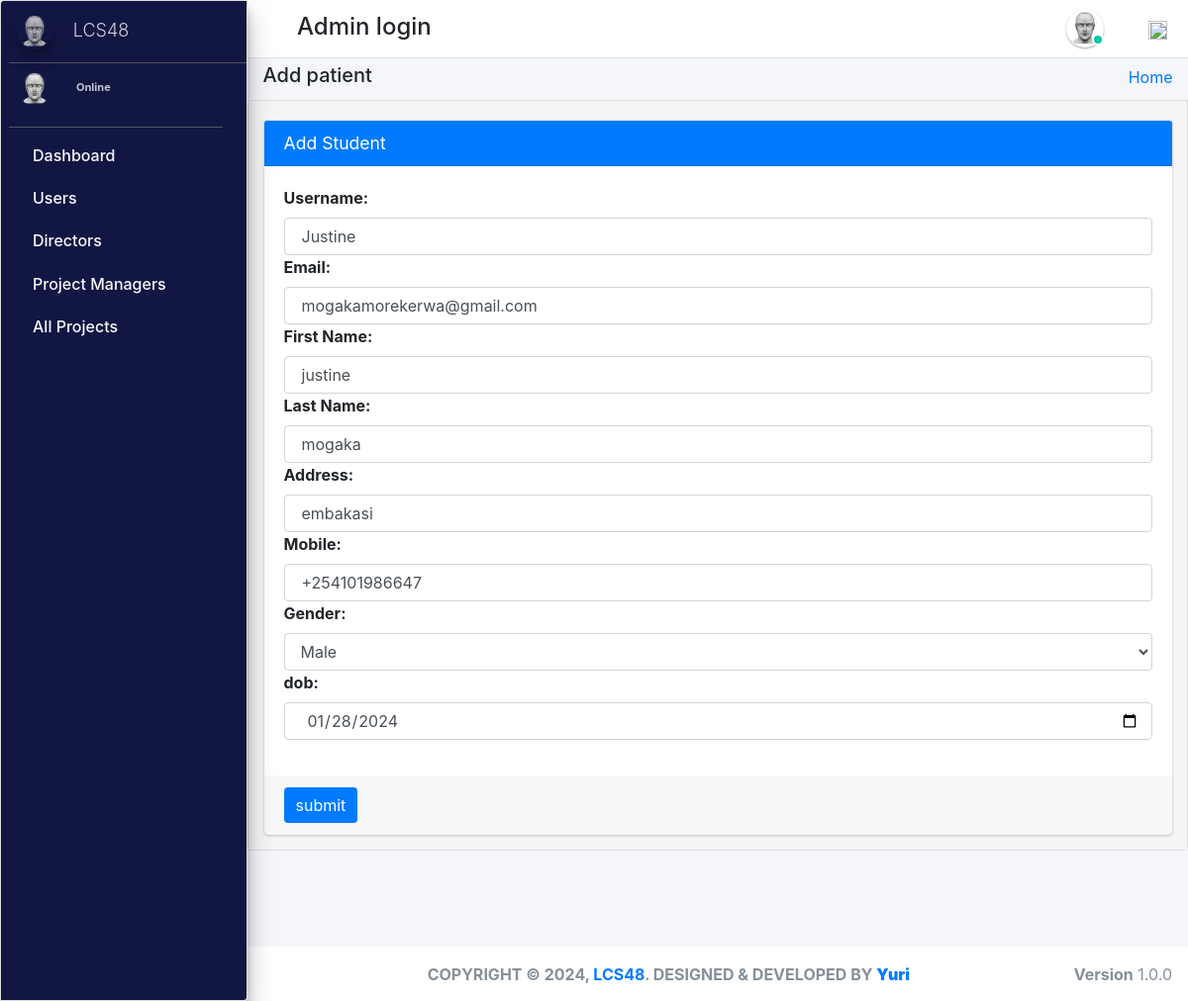
Page /admin_user/edit_patient/2/ (signed in) on the committed database.
### pharmacy/models.py (models this page shows, shortened)
class CustomUser(AbstractUser):
    user_type_data = ((1, "AdminHOD"), (2, "Pharmacist"), (3, "Doctor"), (4, "PharmacyClerk"),(5, "Patients"))
    user_type = models.CharField(default=1, choices=user_type_data, max_length=10)

class AdminHOD(models.Model):
    gender_category=(
        ('Male','Male'),
        ('Female','Female'),
    )
    admin = models.OneToOneField(CustomUser,null=True, on_delete = models.CASCADE)
    emp_no= models.CharField(max_length=100,null=True,blank=True)
    gender=models.CharField(max_length=100,null=True,choices=gender_category)
    mobile=models.CharField(max_length=10,null=True,blank=True)
    address=models.CharField(max_length=300,null=True,blank=True)
    profile_pic=models.ImageField(default="admin.png",null=True,blank=True)
    created_at = models.DateTimeField(auto_now_add=True)
    updated_at = models.DateTimeField(auto_now=True)
    date_employed=models.DateTimeField(auto_now_add=True, auto_now=False)
    objects = models.Manager()

class Patients(models.Model):
    gender_category=(
        ('Male','Male'),
        ('Female','Female'),
    )
    admin = models.OneToOneField(CustomUser,null=True, on_delete = models.CASCADE)
    reg_no=models.CharField(max_length=30,null=True,blank=True,unique=True)
    gender=models.CharField(max_length=7,null=True,blank=True,choices=gender_category)
    first_name=models.CharField(max_length=20,null=True,blank=True)
    last_name=models.CharField(max_length=20,null=True,blank=True)
    dob=models.DateTimeField(auto_now_add= False, auto_now=False,null=True,blank=True)
    phone_number=models.CharField(max_length=10,null=True,blank=True)
    profile_pic=models.ImageField(default="patient.jpg",null=True,blank=True)
    age= models.IntegerField(default='0', blank=True, null=True)
    address=models.CharField(max_length=300,null=True,blank=True)
    date_admitted=models.DateTimeField(auto_now_add=True, auto_now=False)
    last_updated = models.DateTimeField(auto_now_add=False, auto_now=True)

### pharmacy/HODViews.py (the view, shortened to what this page needs)
# urls.py: path('admin_user/edit_patient/<patient_id>/',HODViews.editPatient,name='edit_patient'),
def editPatient(request,patient_id):
    request.session['patient_id'] = patient_id
    patient = Patients.objects.get(admin=patient_id)
    form = EditPatientForm()
    form.fields['email'].initial = patient.admin.email
    form.fields['username'].initial = patient.admin.username
    form.fields['first_name'].initial = patient.first_name
    form.fields['last_name'].initial = patient.last_name
    form.fields['address'].initial = patient.address
    form.fields['gender'].initial = patient.gender
    form.fields['phone_number'].initial = patient.phone_number
    form.fields['dob'].initial = patient.dob
    context = {
        "id": patient_id,
        "form": form,
        "title":"Edit Patient"
    }
    return render(request, "hod_templates/edit_patient.html", context)

### pharmacy/forms.py
class EditPatientForm(forms.Form):
    username = forms.CharField(label="Username", max_length=50, widget=forms.TextInput(attrs={"class":"form-control"}))
    email = forms.EmailField(label="Email", max_length=50, widget=forms.EmailInput(attrs={"class":"form-control"}))
    first_name = forms.CharField(label="First Name", max_length=50, widget=forms.TextInput(attrs={"class":"form-control"}))
    last_name = forms.CharField(label="Last Name", max_length=50, widget=forms.TextInput(attrs={"class":"form-control"}))
    address = forms.CharField(label="Address", max_length=50, widget=forms.TextInput(attrs={"class":"form-control"}))
    phone_number = forms.CharField(label="Mobile", max_length=50, widget=forms.TextInput(attrs={"class":"form-control"}))
    gender_list = (
        ('Male','Male'),
        ('Female','Female')
    )
    gender = forms.ChoiceField(label="Gender", choices=gender_list, widget=forms.Select(attrs={"class":"form-control"}))
    dob= forms.DateField(label="dob", widget=DateInput(attrs={"class":"form-control"}))

### pharmacy/LoginCheckMiddleWare.py (called while the page is built, shortened)
    def process_view(self, request, view_func, view_args, view_kwargs):
        modulename = view_func.__module__
        user = request.user
        if user.is_authenticated:
            if user.user_type == "1":
                if modulename == "pharmacy.HODViews":
                    pass
                elif modulename == "":
                    pass
                elif modulename == "pharmacy.views" or modulename == "django.views.static":
                    pass
                else:
                    pass
            else:
                return redirect("login")
        else:
            if request.path == reverse("login"):
                pass
            else:
                return redirect("login")

### pharmacy/templates/hod_templates/edit_patient.html (shortened to what this page needs)
{% extends 'hod_templates/base_template.html'%} {% load crispy_forms_tags %} {% block page_title %}
<h5>Add patient</h5>
{% endblock page_title %} {% block main_content %}
<section class="content">
    <div class="container-fluid">
        <div class="row">
            <div class="col-md-12">
                <div class="card card-primary">
                    <div class="card-header">
                        <h3 class="card-title">Add Student</h3>
                    </div>
                    <form role="form" method="POST" action="" enctype="multipart/form-data">
                        <div class="card-body">
                            <div class="form-group">
                                {% for field in form %}
                                {{ field.label_tag }} {{ field }} {% endfor %}
                            </div>
                        </div>
                        <div class="card-footer">
                            <button type="submit" class="btn btn-primary">submit</button>
                        </div>
                    </form>
                </div>
            </div>
        </div>
    </div>
</section>
{% endblock main_content %}

### pharmacy/templates/hod_templates/base_template.html (shortened to what this page needs)
{% extends 'base_file.html' %} {% block htm %}
<body class="hold-transition sidebar-mini layout-fixed">
    <div class="wrapper">
        <nav class="main-header navbar navbar-expand navbar-white navbar-light">
            <ul class="navbar-nav">
                <li class="nav-item">
                    <a class="nav-link" data-widget="pushmenu" href="#" role="button"></a>
                </li>
            </ul>
            <h4 style="margin-left: 10px; margin-top: 5px;">Admin login </h4>
            <ul class="navbar-nav ml-auto">
                <li class="mx-3">
                    <a href="#" class="sm-submenu-with-image a">
                        <img src="{{request.user.adminhod.profile_pic.url}}" class="img-circle elevation-1" width="38" height="38" alt="">
                        <span class="avatar-status avatar-sm-status avatar-status-success"></span>
                    </a>
                </li>
                <li class="nav-item dropdown ml-3 low">
                    <a href="#" class="btn btn-outlined btn-black text-muted bg-transparent " data-toggle="dropdown" aria-expanded="false" data-wow-delay="0.7s"><img src="https://img.icons8.com/ios/50/000000/settings.png" width="19" height="19">
                    </a>
                </li>
            </ul>
        </nav>
        {% include 'hod_templates/sidebar.html'%}
        <div class="content-wrapper">
            <div class="content-header">
                <div class="container-fluid">
                    <div class="row ">
                        <div class="col-sm-6">
                            <h1 class="m-0 text-dark">
                                {% block page_title %} {% endblock page_title %}
                            </h1>
                        </div>
                        <div class="col-sm-6 ">
                            <ol class="breadcrumb float-sm-right">
                                <li class="breadcrumb-item"><a href="">Home</a></li>
                            </ol>
                        </div>
                    </div>
                </div>
            </div>
            {% block main_content %} {% endblock main_content %}
        </div>
        {% include 'hod_templates/footer.html'%}
    </div>
    {% endblock htm %}

### pharmacy/templates/hod_templates/sidebar.html (shortened to what this page needs)
<aside class="main-sidebar sidebar-dark-primary elevation-4">
    <a href="" class="brand-link ml-2">
        <img src="{{request.user.adminhod.profile_pic.url}}" alt="" width="36" height="36" class=" img-circle elevation-3" style="opacity: .8">
        <span class="brand-text font-weight-light mt-1 ml-3 mmust">LCS48</span>
    </a>
    <div class="sidebar">
        <div class="user-panel mr-3">
            <div class="pull-left image sm-submenu-with-image a ml-2 ">
                <img src="{{request.user.adminhod.profile_pic.url}}" class="img-circle mt-2" width="36" height="36" alt="User Image">
            </div>
            <div class="pull-left info">
                <a href="#"> Online</a>
            </div>
        </div>
        <nav class="mt-2">
            <ul class="nav nav-pills nav-sidebar flex-column" data-widget="treeview" role="menu" data-accordion="false">
                <li class="nav-item">
                    <a href="{% url  'admin_dashboard' %}" class="nav-link">
                        <p>
                            Dashboard
                        </p>
                    </a>
                </li>
                <li class="nav-item">
                    <a href="#" class="nav-link">
                        <p>
                            Users
                        </p>
                    </a>
                </li>
                <li class="nav-item">
                    <a href="#" class="nav-link">
                        <p>
                            Directors
                        </p>
                    </a>
                </li>
                <li class="nav-item">
                    <a href="#" class="nav-link">
                        <p>
                            Project Managers
                        </p>
                    </a>
                </li>
                <li class="nav-item">
                    <a href="#" class="nav-link">
                        <p>
                            All Projects
                        </p>
                    </a>
                </li>
            </ul>
        </nav>
    </div>
</aside>

### static/css/main.css (style rules this page uses)
html { font-family: sans-serif; line-height: 1.15; -webkit-text-size-adjust: 100%; -webkit-tap-highlight-color: transparent; }
body { overflow-y: hidden; overflow-x: hidden; font-family: -apple-system, BlinkMacSystemFont, "Segoe UI", Roboto, "Helvetica Neue", Arial, "Noto Sans", sans-serif, "Apple Color Emoji", "Segoe UI Emoji", "Segoe UI Symbol", "Noto Color Emoji" !important; }
.content { background-color: #f5f5f5; border: 1px solid #dddddd; border-radius: 4px 0px 4px 0px; left: -1px; padding: 10px 7px 5px; }
.main-sidebar { background: #ffffff; border: 1px solid #dddddd; border-radius: 4px 0px 4px 0px; font-weight: bold; }
.content { height: 75vh; overflow-y: scroll; overflow-x: hidden; }
.content .row { margin-top: 20px !important; }
.main-sidebar { background-color: #121642 !important; color: white !important; }
.main-sidebar p { color: #f8f8f8 !important; font-weight: 500 !important }
.btn-primary { outline: none !important; border: none !important; }
.avatar-status { position: absolute; bottom: 12px; right: 75.4px; display: -ms-inline-flexbox; display: inline-flex; -ms-flex-negative: 0; flex-shrink: 0; -ms-flex-pack: center; justify-content: center; -ms-flex-align: center; align-items: center; white-space: nowrap; text-align: center; vertical-align: baseline; font-weight: 600; border: .125rem solid #fff; width: 12px; height: 12px; line-height: 1; font-size: .71094rem; border-radius: 50%; }
.avatar-status-success { color: #fff; background-color: #00c9a7; }
.pull-left { float: left; }
.pull-left { float: left!important; }
.user-panel>.info { padding: 5px 5px 5px 15px; line-height: 1; position: absolute; left: 55px; }
p { margin: 0 0 10px; }
.user-panel { padding-bottom: 20px; }
.user-panel:after { clear: both; }
.user-panel:before, .user-panel:after { content: " "; display: table; }
.user-panel>.info>a { text-decoration: none; padding-right: 5px; margin-top: 3px; font-size: 11px; overflow: hidden; white-space: nowrap; }
.mmust { overflow: hidden; white-space: nowrap; font-size: 18px; }
.container-fluid { width: 100%; padding-right: 15px; padding-left: 15px; margin-right: auto; margin-left: auto; }
.row { display: flex; flex-wrap: wrap; margin-right: -15px; margin-left: -15px; }
input { text-indent: 5px !important; }
input::placeholder { text-indent: 5px !important; }
.img-circle { border-radius: 50%; }
.content-wrapper .content-header { padding: 5px 0.5rem !important; }

### static/css/profile.css (style rules this page uses)
li { list-style-type: none ! }
.form-control { font-size: .875rem; }
.navbar-nav span { color: #525f7f !important; margin-right: 10px !important; }
body { font-family: 'Rubik', sans-serif; height: 100% !important; }
input { text-indent: 5px !important; }
input::placeholder { text-indent: 5px !important; }

### rows in the picture
CustomUser: user.adminhod.profile_pic (picture)
CustomUser: form "Justine" "mogakamorekerwa@gmail.com"
Patients: form "justine" "mogaka" "embakasi" "+254101986647" "Male" "01/28/2024"

### other values in the picture
{{ field.label_tag }} "Username:" "Email:" "First Name:" "Last Name:" "Address:" "Mobile:" "Gender:" "dob:"
